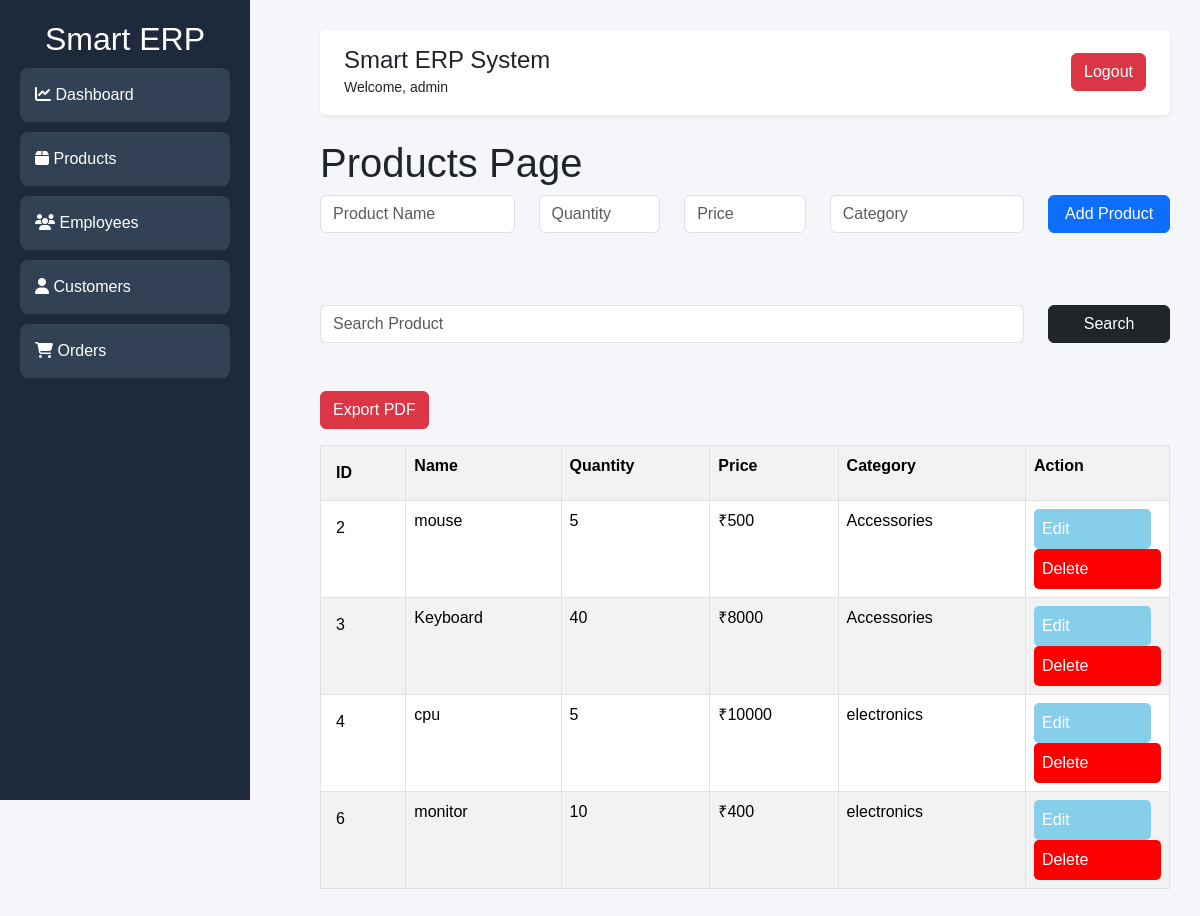
Screenshot of /products/ (signed in) with the database file from the repository.
### dashboardapp/models.py (models this page shows, shortened)
class Product(models.Model):
    name = models.CharField(max_length=100)
    quantity = models.IntegerField()
    price = models.IntegerField()
    category = models.CharField(max_length=100)

### dashboardapp/views.py (the view, shortened to what this page needs)
@login_required(login_url='/login/')
def products(request):
    search = request.GET.get('search')
    if search:
        products = Product.objects.filter(
            name__icontains=search
        )
    else:
        products = Product.objects.all()
    return render(
        request,
        'products.html',
        {
            'products': products
        }
    )

### dashboardapp/templates/products.html (shortened to what this page needs)
{% extends 'base.html' %}
{% block content %}
<h1>Products Page</h1>
<form method="POST" class="mb-4">
    <div class="row">
        <div class="col-md-3">
            <input
                type="text"
                name="name"
                placeholder="Product Name"
                class="form-control"
                required
            >
        </div>
        <div class="col-md-2">
            <input
                type="number"
                name="quantity"
                placeholder="Quantity"
                class="form-control"
                required
            >
        </div>
        <div class="col-md-2">
            <input
                type="number"
                name="price"
                placeholder="Price"
                class="form-control"
                required
            >
        </div>
        <div class="col-md-3">
            <input
                type="text"
                name="category"
                placeholder="Category"
                class="form-control"
                required
            >
        </div>
        <div class="col-md-2">
            <button
                type="submit"
                class="btn btn-primary w-100"
            >
                Add Product
            </button>
        </div>
    </div>
</form>
<br><br>
<form method="GET" class="mb-4">
    <div class="row">
        <div class="col-md-10">
            <input
                type="text"
                name="search"
                placeholder="Search Product"
                class="form-control"
                required
            >
        </div>
        <div class="col-md-2">
            <button
                type="submit"
                class="btn btn-dark w-100"
            >
                Search
            </button>
        </div>
    </div>
</form>
<br>
<a
    href="/export-products-pdf/"
    class="btn btn-danger mb-3"
>
    Export PDF
</a>
<div class="table-responsive">
<table class="table table-bordered table-hover table-striped bg-white">
    <tr style="background:#1e293b;color:white;">
        <th style="padding:15px;">ID</th>
        <th>Name</th>
        <th>Quantity</th>
        <th>Price</th>
        <th>Category</th>
        <th>Action</th>
    </tr>
    {% for product in products %}
    <tr>
        <td style="padding:15px;">
            {{ product.id }}
        </td>
        <td>
            {{ product.name }}
        </td>
        <td>
            {{ product.quantity }}
        </td>
        <td>
            ₹{{ product.price }}
        </td>
        <td>
            {{ product.category }}
        </td>
        <td>
            <a
                href="/update-product/{{ product.id }}/"
                    style="
                        background:skyblue;
                        color:white;
                        padding:8px;
                        border-radius:5px;
                        margin-right:10px;
                    "
            >
                    Edit
            </a>
            <a
                href="/delete-product/{{ product.id }}/"
                style="
                    background:red;
                    color:white;
                    padding:8px;
                    border-radius:5px;
                "
            >
                Delete
           </a>
         </td>
    </tr>
    {% endfor %}
</table>
</div>
{% endblock %}

### dashboardapp/templates/base.html (shortened to what this page needs)
<!DOCTYPE html>
<html>
<head>
    <link
    href="https://cdn.jsdelivr.net/npm/bootstrap@5.3.3/dist/css/bootstrap.min.css"
    rel="stylesheet"
>
<link
    rel="stylesheet"
    href="https://cdnjs.cloudflare.com/ajax/libs/font-awesome/6.5.2/css/all.min.css"
>
</head>
<body>
    <div class="sidebar">
        <h2>Smart ERP</h2>
        <ul>
            <li>
    <a href="/">
        <i class="fa-solid fa-chart-line"></i>
        Dashboard
    </a>
</li>
<li>
    <a href="/products/">
        <i class="fa-solid fa-box"></i>
        Products
    </a>
</li>
<li>
    <a href="/employees/">
        <i class="fa-solid fa-users"></i>
        Employees
    </a>
</li>
<li>
    <a href="/customers/">
        <i class="fa-solid fa-user"></i>
        Customers
    </a>
</li>
<li>
    <a href="/orders/">
        <i class="fa-solid fa-cart-shopping"></i>
        Orders
    </a>
</li>
        </ul>
    </div>
    <div class="main">
        <nav class="navbar navbar-light bg-white shadow-sm rounded px-4 py-3 mb-4">
        <div>
               <h4 class="mb-0">
        Smart ERP System
    </h4>
    <small>
        Welcome,
        {{ request.user.username }}
    </small>
        </div>
        <div>
            <a
    href="/logout/"
    class="btn btn-danger"
>
    Logout
</a>
        </div>
    </nav>
        {% block content %}
        {% endblock %}
    </div>
</body>
</html>

### dashboardapp/templates/base.html (style rules this page uses)
body { margin:0; font-family:Arial; background:#f4f6f9; }
.sidebar { width:250px; height:100vh; background:#1e293b; color:white; position:fixed; padding:20px; }
.sidebar h2 { text-align:center; }
.sidebar ul { list-style:none; padding:0; }
.sidebar ul li { padding:15px; margin-top:10px; background:#334155; border-radius:8px; }
.main { margin-left:290px; padding:30px; }
a { color:white; text-decoration:none; display:block; }

### rows the page displays
Product: id "2", name "mouse", quantity "5", price "500", category "Accessories"
Product: id "3", name "Keyboard", quantity "40", price "8000", category "Accessories"
Product: id "4", name "cpu", quantity "5", price "10000", category "electronics"
Product: id "6", name "monitor", quantity "10", price "400", category "electronics"

### other values shown
{{ request.user.username }} "admin"
